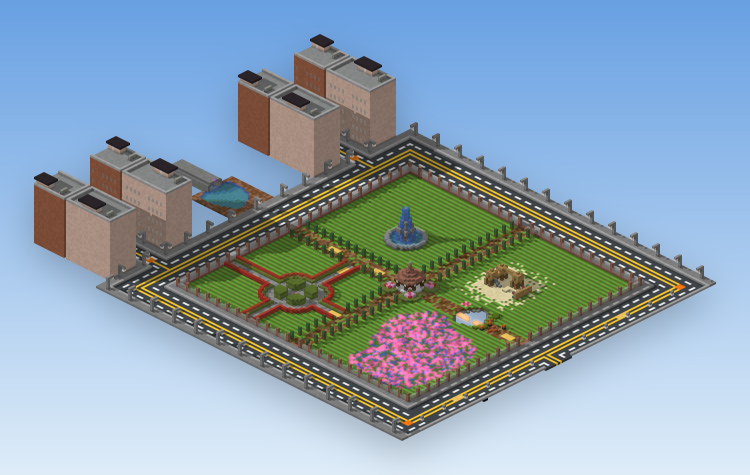
#> input picture game-plugins/research/existing_maps/city_marathon/renders/park_iso.png, 1500 x 950 px, given in place of route_overlay.png, which was not available (shown at 1/2 size)
$ python make_frames.py
#> lines starting #> are read from the running program, lines starting #| are printed output that depends on the picture
#!/usr/bin/env python3
"""Build annotated evidence frames for the City Marathon dossier."""
import os
from PIL import Image, ImageDraw, ImageFont
BASE=r"C:\Users\LeonS\Desktop\Mcc\game-plugins\research\existing_maps\city_marathon"
R=os.path.join(BASE,"renders"); F=os.path.join(BASE,"frames")
os.makedirs(F,exist_ok=True)
font=ImageFont.truetype(r"C:\Windows\Fonts\arial.ttf",20)
fontb=ImageFont.truetype(r"C:\Windows\Fonts\arialbd.ttf",30)
fonts=ImageFont.truetype(r"C:\Windows\Fonts\arial.ttf",16)

def frame(src,out,title,sub):
#> called with src = 'route_overlay.png', out = '01_overview_route.png'
    im=Image.open(os.path.join(R,src)).convert("RGB")
#> im is the input picture: PIL image 1500x950 RGB; mean R, G, B 140.5, 161.9, 177.3
    H=84
    outim=Image.new("RGB",(im.width,im.height+H),(14,16,22))
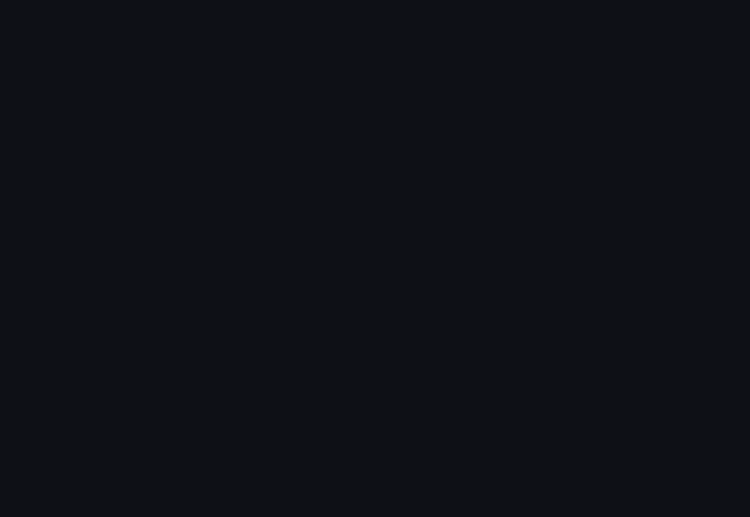
#> outim: PIL image 1500x1034 RGB (shown at 1/2 size); mean R, G, B 14, 16, 22
    outim.paste(im,(0,H))
    d=ImageDraw.Draw(outim)
    d.text((16,10),title,font=fontb,fill=(240,240,240))
    d.text((16,48),sub,font=font,fill=(180,180,180))
    outim.save(os.path.join(F,out))
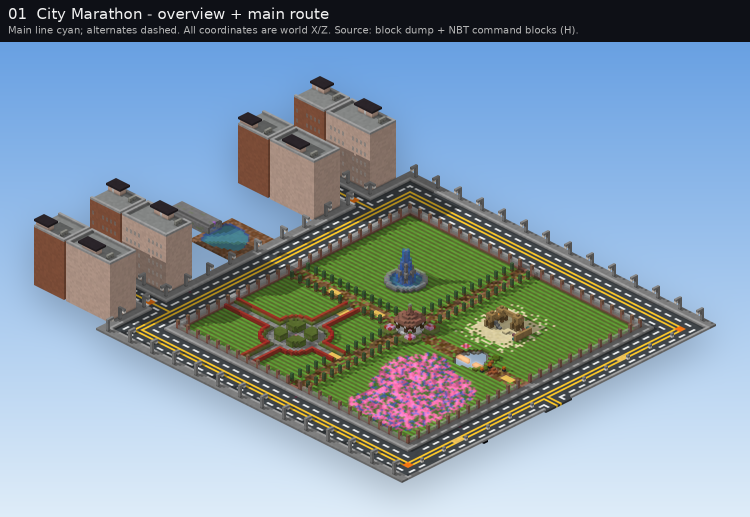
#> saved as 01_overview_route.png: PIL image 1500x1034 RGB (shown at 1/2 size); mean R, G, B 131.2, 151.1, 165.7
    print("frame",out,outim.size)
#| frame 01_overview_route.png (1500, 1034)
    return outim

frame("route_overlay.png","01_overview_route.png","01  City Marathon - overview + main route",
      "Main line cyan; alternates dashed. All coordinates are world X/Z. Source: block dump + NBT command blocks (H).")
frame("start_gate_iso.png","02_start_gate_iso.png","02  Start pen / gate - isometric detail",
      "Yellow concrete gate posts at x1/x15,z49/z57; quartz podium and 3x3 glazed pad at x4,z66; TARDIS ladder at x4,z63 (H).")
#> call 2 of frame, with src = 'start_gate_iso.png', out = '02_start_gate_iso.png', title = '02  Start pen / gate - isometric detail'
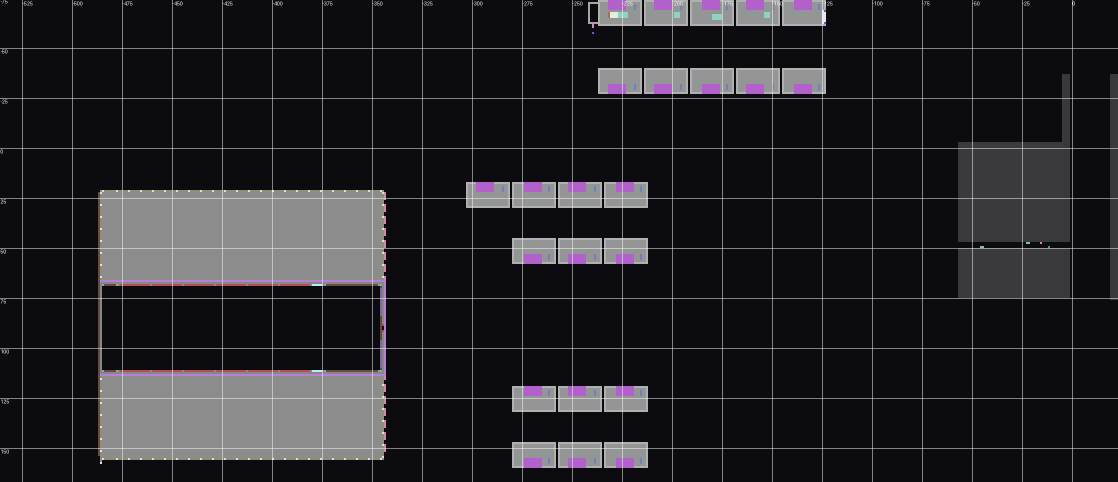
#> input picture game-plugins/research/existing_maps/city_marathon/renders/roof_layout.png, 2236 x 964 px, given in place of start_gate_iso.png, which was not available (shown at 1/2 size)
#> in frame, im is the input picture: PIL image 2236x964 RGB; mean R, G, B 38.1, 37.2, 41.4
#> in frame (call 2), `outim=Image.new("RGB",(im.width,im.height+H),(14,16,22))`:
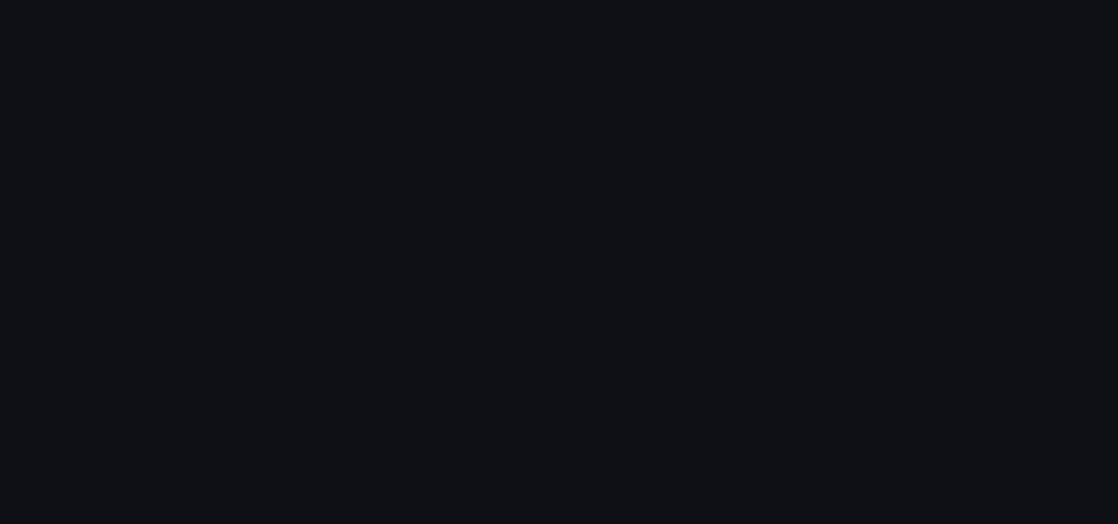
#> outim: PIL image 2236x1048 RGB (shown at 1/2 size); mean R, G, B 14, 16, 22
#> in frame (call 2), `outim.paste(im,(0,H))`:
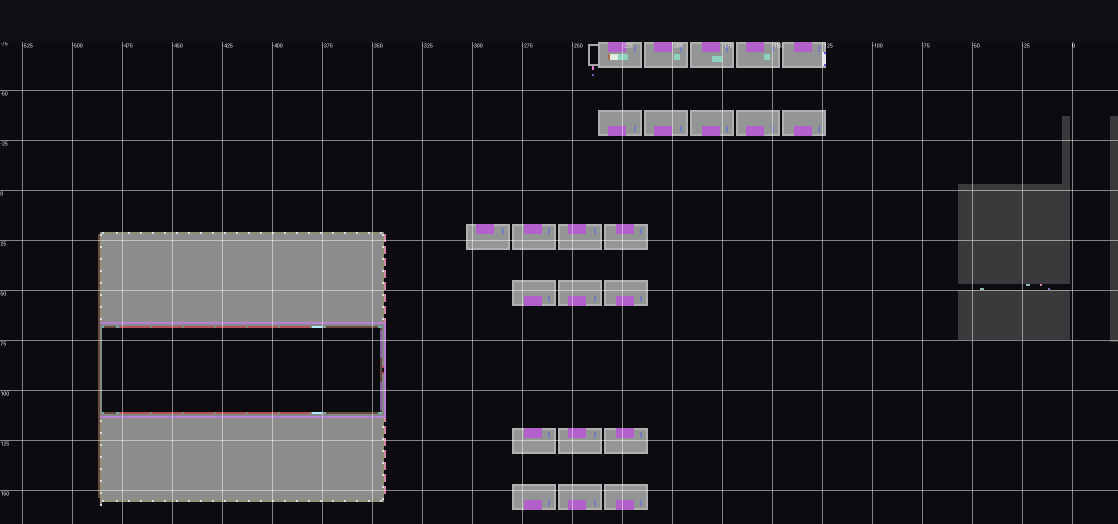
#> outim: PIL image 2236x1048 RGB (shown at 1/2 size); mean R, G, B 36.1, 35.5, 39.9
#> in frame (call 2), `outim.save(os.path.join(F,out))`:
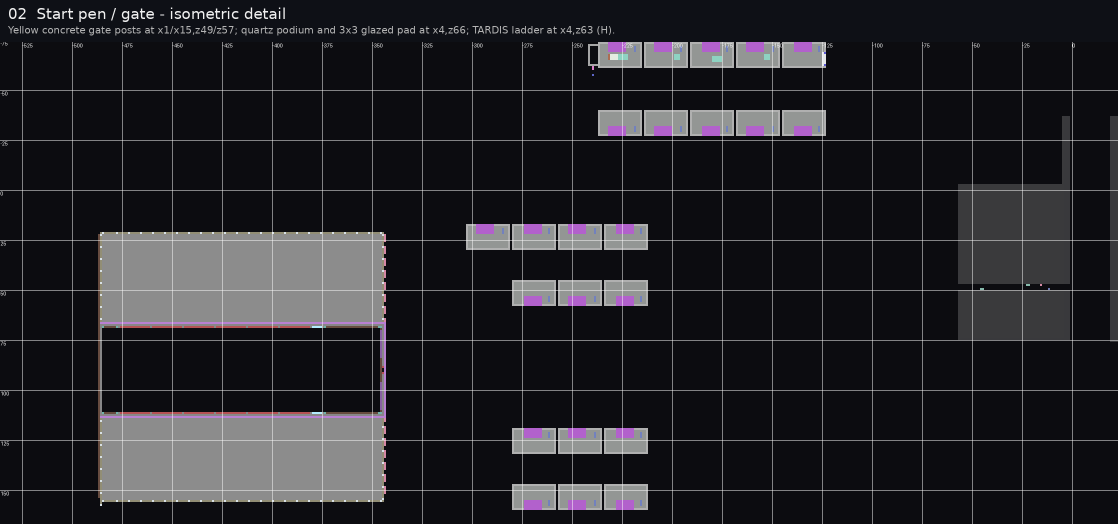
#> saved as 02_start_gate_iso.png: PIL image 2236x1048 RGB (shown at 1/2 size); mean R, G, B 36.8, 36.2, 40.5
#| frame 02_start_gate_iso.png (2236, 1048)
frame("topdown_start_close.png","03_start_topdown.png","03  Start area - top-down, 1 px = 1 block",
      "Spawn 8,0,5; button 8,0,8; release barrier z10; gate z49-57; TARDIS at x4,z63 (H).")
#> call 3 of frame, with src = 'topdown_start_close.png', out = '03_start_topdown.png'
#> in frame (call 3), `outim.save(os.path.join(F,out))`:
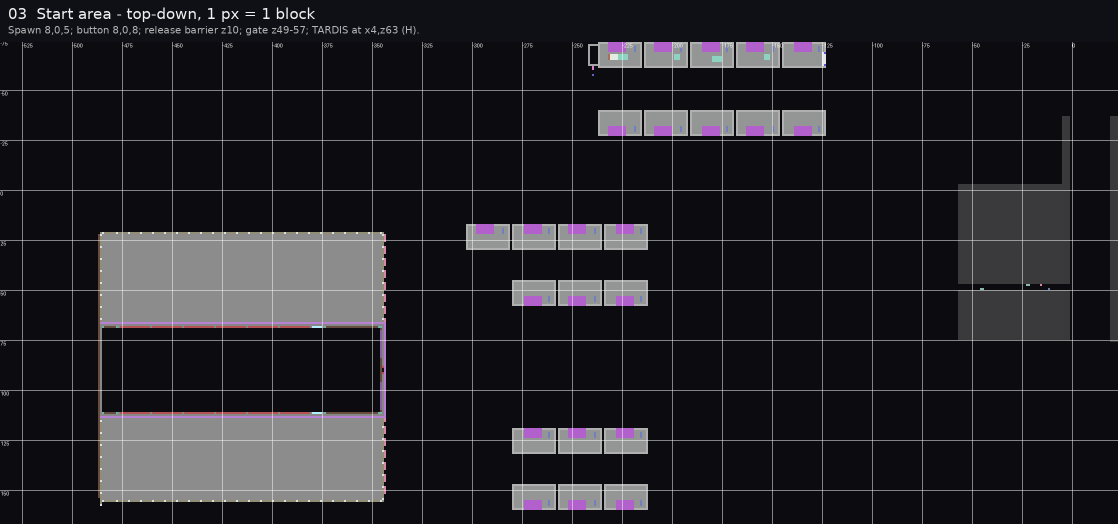
#> saved as 03_start_topdown.png: PIL image 2236x1048 RGB (shown at 1/2 size); mean R, G, B 36.7, 36.1, 40.4
#| frame 03_start_topdown.png (2236, 1048)

# park annotated
#> (the run stopped early here; a loop or call above may not have finished)
